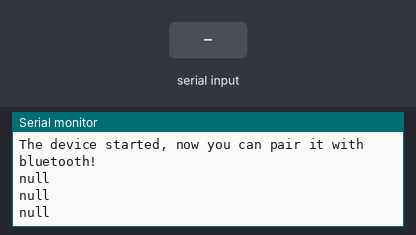
Simulated run of this sketch. Board: ESP32. Shown: the last lines printed to the serial monitor. The inputs (shaded band) are chosen by the test bench. Nothing arrives over Bluetooth unless stated.

Above: at 6.8 s.
6.9 s: "1\n" received over the second serial link
At 9.8 s:
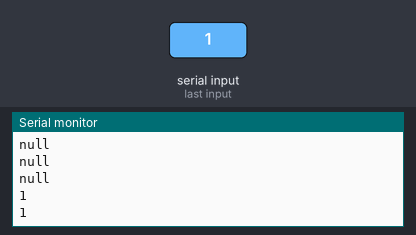
13.5 s: "0\n" received over the second serial link
At 15.5 s:
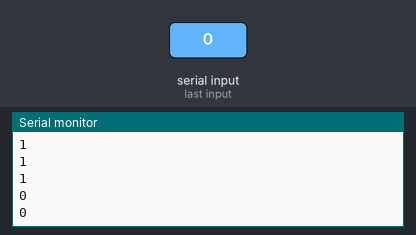
17.4 s: "2\n" received over the second serial link
At 19.0 s:
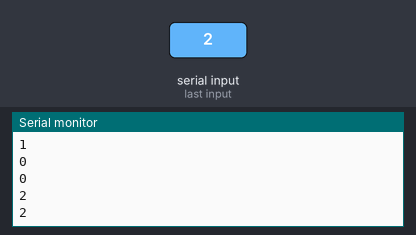
Timing chart, 0 to 20.5 s (numbered marks = the images above; inputs shaded):
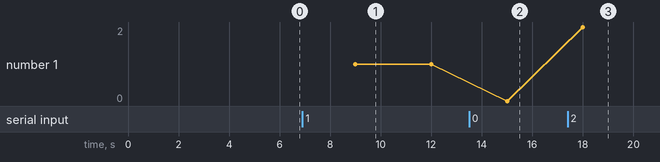

The sketch:

blue2.ino
```cpp
#include "BluetoothSerial.h"
#include <HardwareSerial.h>
#include <ArduinoJson.h>
#if !defined(CONFIG_BT_ENABLED) || !defined(CONFIG_BLUEDROID_ENABLED)
#error Bluetooth is not enabled! Please run `make menuconfig` to and enable it
#endif


#define RXp2 16
#define TXp2 17
#define RXp0 3
#define TXp0 1
BluetoothSerial SerialBT;
HardwareSerial SerialPort(2);
HardwareSerial SerialUART0(0);
void setup() {
  Serial.begin(115200);
  SerialBT.begin("ESP32test");  //Bluetooth device name
  Serial.println("The device started, now you can pair it with bluetooth!");
  SerialPort.begin(115200,SERIAL_8N1,RXp2,TXp2);
  SerialUART0.begin(115200, SERIAL_8N1, RXp0, TXp0);
}
String message;
StaticJsonDocument<200> doc;

void loop() {
  if (SerialBT.available()) {
    message = SerialBT.readStringUntil('\n');
    Serial.println(message);
  }
  deserializeJson(doc,message);
  // doc["temperature"] = "23";
  // doc["humidity"] = "87";
  // doc["pressure"] = "1.002";
  // doc["lux"] = "23";
  // doc["location"] = "31'231'24D";
  // doc["time"] = "13:02:56";
  // doc["rain"] = "Not rain";
  char jsonBuffer[512];
  serializeJson(doc, jsonBuffer);
  // In JSON document ra Serial
  Serial.println(jsonBuffer);
  SerialPort.println((jsonBuffer));
  // SerialPort.println(jsonBuffer);
  delay(3000);
}
```

Measured:
- after the input at 6.9 s, the serial monitor: prints a new line after 2.1 s (image 1)
- after the input at 13.5 s, the serial monitor: prints a new line after 1.5 s (image 2)
- after the input at 17.4 s, the serial monitor: prints a new line after 0.60 s (image 3)
- plotted number 1: 1 → 0 after the input at 13.5 s, 0 → 2 after the input at 17.4 s
